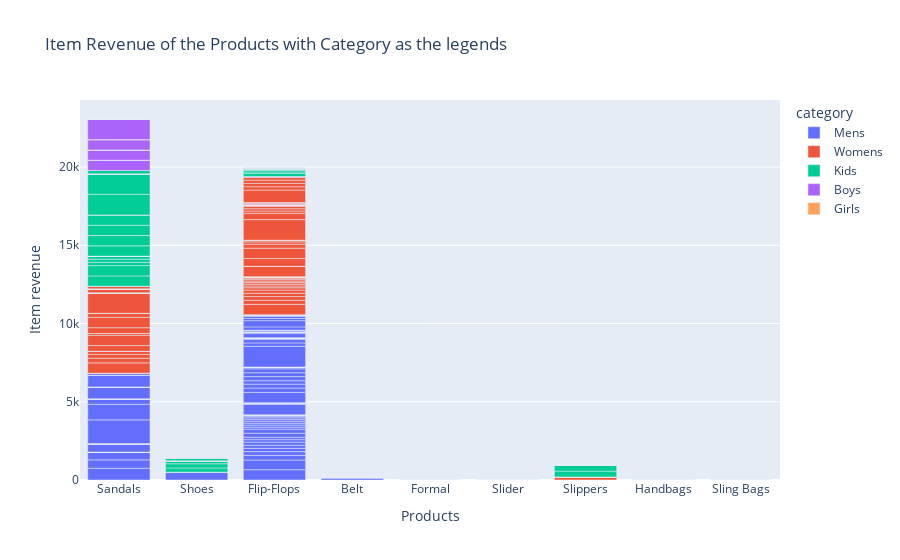

Notebook code for this chart:
### Markdown cell above
# -------> Visualization

### Code cell
fig7 = px.bar(
              df, 
              x="actual_product", 
              y="item_revenue", 
              color='category', 
              title="Item Revenue of the Products with Category as the legends "
             )
fig7.update_layout(xaxis_title="Products")
fig7.update_layout(yaxis_title="Item revenue")
fig7.show()

### Figure 1 — Plotly figure (JSON) as saved in the notebook; plotly's stock layout.template omitted (floating-point values rounded to 4 significant figures; data arrays with more than 128 entries replaced by an {"elided": "..."} marker saying what was removed)
{"data": [{"alignmentgroup": "True", "hovertemplate": "category=Mens<br>actual_product=%{x}<br>item_revenue=%{y}<extra></extra>", "legendgroup": "Mens", "marker": {"color": "#636efa", "pattern": {"shape": ""}}, "name": "Mens", "offsetgroup": "Mens", "orientation": "v", "showlegend": true, "textposition": "auto", "type": "bar", "x": {"elided": "1392 str values"}, "xaxis": "x", "y": {"elided": "1392 float values"}, "yaxis": "y"}, {"alignmentgroup": "True", "hovertemplate": "category=Womens<br>actual_product=%{x}<br>item_revenue=%{y}<extra></extra>", "legendgroup": "Womens", "marker": {"color": "#EF553B", "pattern": {"shape": ""}}, "name": "Womens", "offsetgroup": "Womens", "orientation": "v", "showlegend": true, "textposition": "auto", "type": "bar", "x": {"elided": "586 str values"}, "xaxis": "x", "y": {"elided": "586 int values"}, "yaxis": "y"}, {"alignmentgroup": "True", "hovertemplate": "category=Kids<br>actual_product=%{x}<br>item_revenue=%{y}<extra></extra>", "legendgroup": "Kids", "marker": {"color": "#00cc96", "pattern": {"shape": ""}}, "name": "Kids", "offsetgroup": "Kids", "orientation": "v", "showlegend": true, "textposition": "auto", "type": "bar", "x": {"elided": "143 str values"}, "xaxis": "x", "y": {"elided": "143 int values"}, "yaxis": "y"}, {"alignmentgroup": "True", "hovertemplate": "category=Boys<br>actual_product=%{x}<br>item_revenue=%{y}<extra></extra>", "legendgroup": "Boys", "marker": {"color": "#ab63fa", "pattern": {"shape": ""}}, "name": "Boys", "offsetgroup": "Boys", "orientation": "v", "showlegend": true, "textposition": "auto", "type": "bar", "x": ["Sandals", "Flip-Flops", "Sandals", "Sandals", "Sandals", "Slippers", "Sandals", "Shoes", "Shoes", "Sandals", "Sandals", "Sandals", "Sandals", "Flip-Flops", "Slippers", "Sandals", "Shoes", "Sandals", "Sandals", "Sandals", "Sandals", "Sandals", "Slippers", "Sandals", "Shoes", "Shoes", "Sandals", "Sandals", "Sandals", "Sandals", "Slippers", "Sandals", "Sandals", "Sandals", "Sandals", "Sandals", "Sandals", "Flip-Flops", "Slippers", "Shoes", "Shoes", "Sandals", "Sandals", "Slippers", "Sandals", "Shoes", "Sandals"], "xaxis": "x", "y": [658, 0, 0, 0, 0, 0, 0, 0, 0, 0, 0, 0, 658, 0, 0, 0, 0, 0, 0, 0, 658, 0, 0, 0, 0, 0, 0, 0, 0, 1316, 0, 0, 0, 0, 0, 0, 0, 0, 0, 0, 0, 0, 0, 0, 0, 0, 0], "yaxis": "y"}, {"alignmentgroup": "True", "hovertemplate": "category=Girls<br>actual_product=%{x}<br>item_revenue=%{y}<extra></extra>", "legendgroup": "Girls", "marker": {"color": "#FFA15A", "pattern": {"shape": ""}}, "name": "Girls", "offsetgroup": "Girls", "orientation": "v", "showlegend": true, "textposition": "auto", "type": "bar", "x": ["Slippers", "Slippers"], "xaxis": "x", "y": [0, 0], "yaxis": "y"}], "layout": {"barmode": "relative", "legend": {"title": {"text": "category"}, "tracegroupgap": 0}, "title": {"text": "Item Revenue of the Products with Category as the legends "}, "xaxis": {"anchor": "y", "domain": [0, 1], "title": {"text": "Products"}}, "yaxis": {"anchor": "x", "domain": [0, 1], "title": {"text": "Item revenue"}}}}
